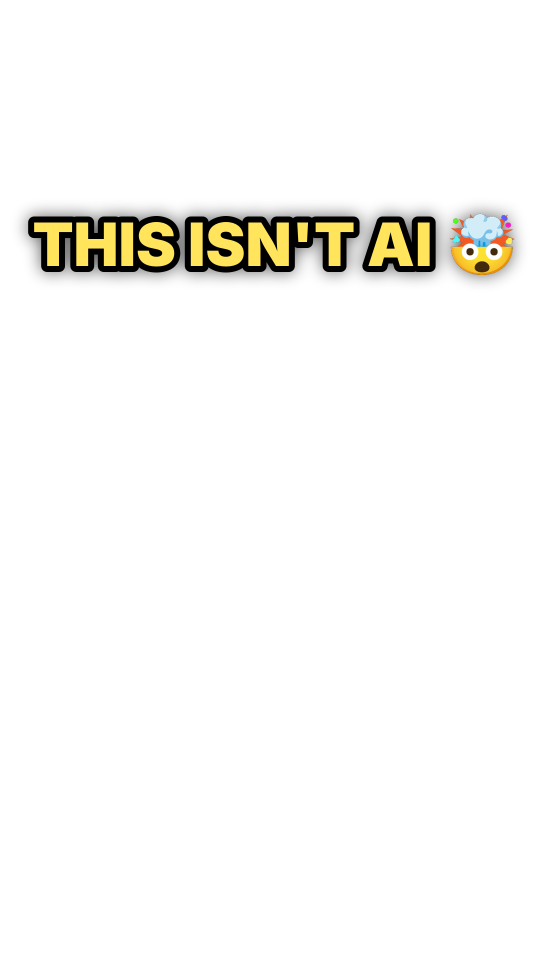
#> input picture ouj/overlays/hook.png, 1080 x 1920 px (shown at 1/2 size); its folder holds only this picture in this run
$ python -i render_overlays.py   (imports and definitions only)
#> lines starting #> are read from the running program, lines starting #| are printed output that depends on the picture
#> further down, picture is the input picture: PIL image 1080x1920 RGBA; mean R, G, B, A 5.6, 5, 2.4, 12.1
import sys
sys.path.insert(0,'../smart')
import lib as L
from PIL import Image, ImageDraw, ImageFilter, ImageFont
W,H=1080,1920
# [16 lines left out: function globe, not called in this run]
def shadow(img,rad=14,a=150):
#> called with rad = 14, a = 150
    m=img.split()[3].filter(ImageFilter.GaussianBlur(rad))
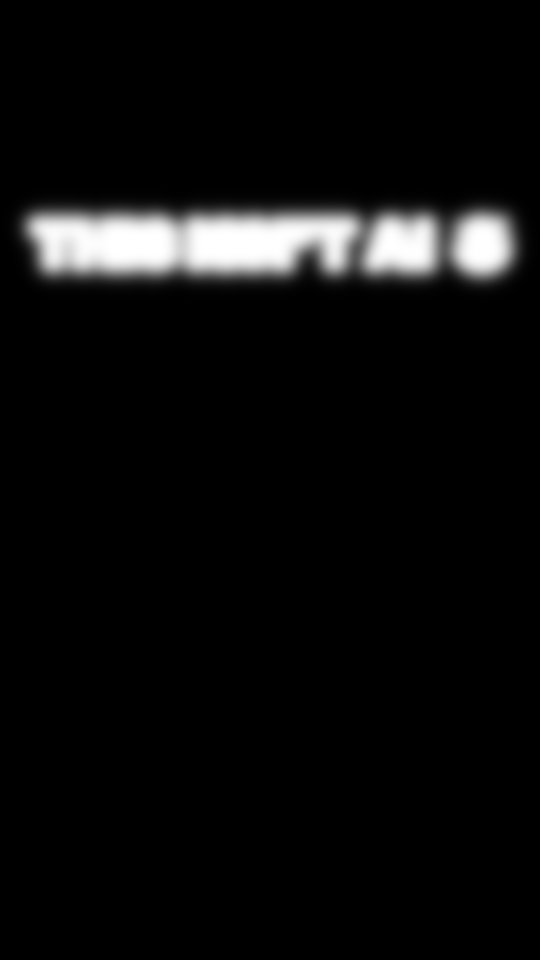
#> m: PIL image 1080x1920 L (shown at 1/2 size); min 0, max 255, mean 12.1
    sh=Image.new('RGBA',img.size,(0,0,0,0)); sh.putalpha(m.point(lambda v:int(v*a/255)))
#> after `sh = Image.new('RGBA', img.size, (0, 0, 0, 0))`: sh: PIL image 1080x1920 RGBA; every value is 0
#> after `sh.putalpha(m.point(lambda v: int(v * a / 255)))`:
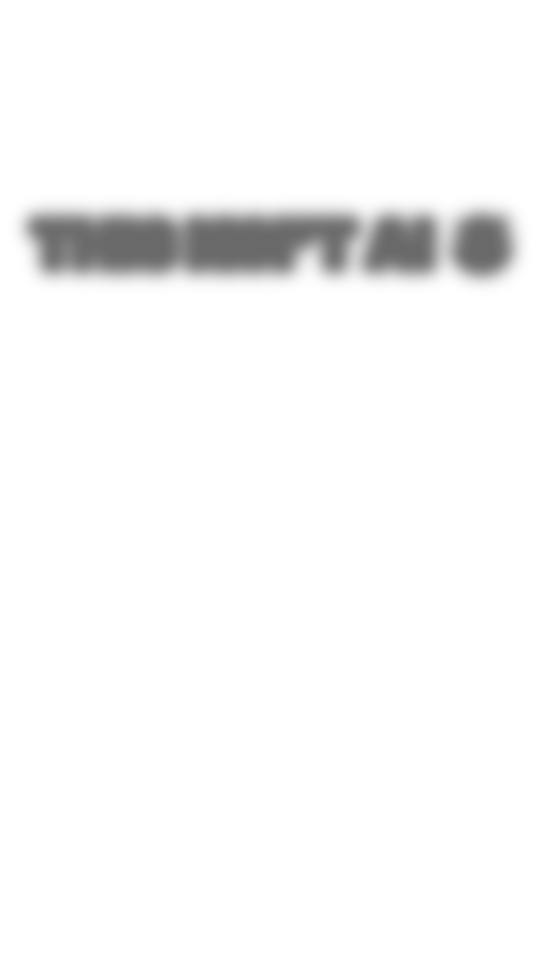
#> sh: PIL image 1080x1920 RGBA (shown at 1/2 size); mean R, G, B, A 0, 0, 0, 7.1; transparent parts drawn white
    out=Image.new('RGBA',img.size,(0,0,0,0)); out.alpha_composite(sh); out.alpha_composite(img); return out
#> after `out.alpha_composite(img)`:
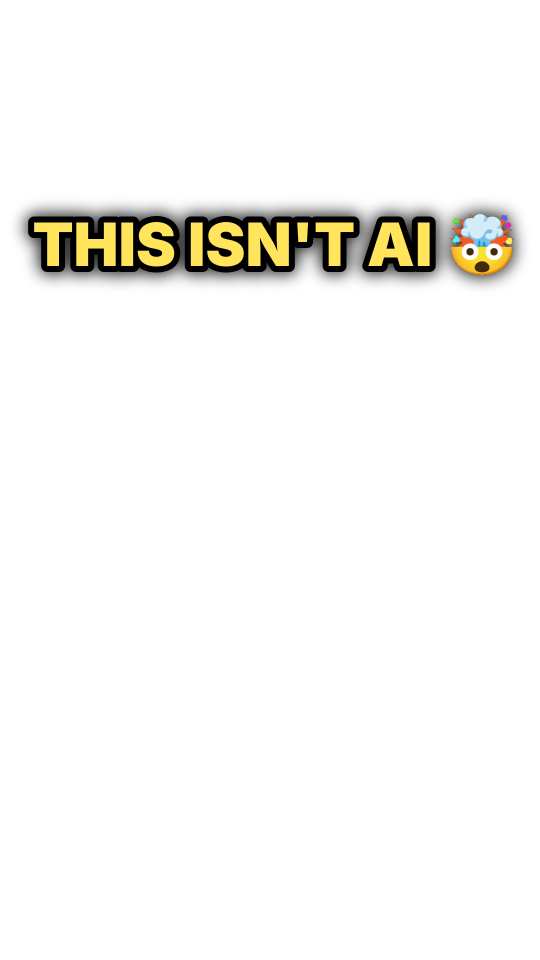
#> out: PIL image 1080x1920 RGBA (shown at 1/2 size); mean R, G, B, A 5.6, 5, 2.4, 13.4; transparent parts drawn white
# [28 lines left out: functions label, hook, not called in this run]

C=[('USA','🇺🇸','us'),('PHILIPPINES','🇵🇭','ph'),('THAILAND','🇹🇭','th'),('INDIA','🇮🇳','in'),('INDONESIA','🇮🇩','id'),
('ITALY','🇮🇹','it'),('SPAIN','🇪🇸','es'),('FRANCE','🇫🇷','fr'),('PORTUGAL','🇵🇹','pt'),('SWITZERLAND','🇨🇭','ch'),('NORWAY','🇳🇴','no'),('ICELAND','🇮🇸','is'),
('CROATIA','🇭🇷','hr'),('GERMANY','🇩🇪','de'),('AUSTRIA','🇦🇹','at'),('UK','🇬🇧','gb'),('IRELAND','🇮🇪','ie'),('NETHERLANDS','🇳🇱','nl'),('JAPAN','🇯🇵','jp'),
('CHINA','🇨🇳','cn'),('SOUTH KOREA','🇰🇷','kr'),('NEPAL','🇳🇵','np'),('SRI LANKA','🇱🇰','lk'),('MALAYSIA','🇲🇾','my'),('EGYPT','🇪🇬','eg'),('MOROCCO','🇲🇦','ma'),
('KENYA','🇰🇪','ke'),('SOUTH AFRICA','🇿🇦','za'),('MEXICO','🇲🇽','mx'),('BRAZIL','🇧🇷','br'),('PERU','🇵🇪','pe'),('ARGENTINA','🇦🇷','ar'),('CHILE','🇨🇱','cl'),
('CANADA','🇨🇦','ca'),('AUSTRALIA','🇦🇺','au'),('NEW ZEALAND','🇳🇿','nz'),('JORDAN','🇯🇴','jo'),('OMAN','🇴🇲','om'),('GEORGIA','🇬🇪','ge'),('UZBEKISTAN','🇺🇿','uz'),
('KAZAKHSTAN','🇰🇿','kz'),('RUSSIA','🇷🇺','ru'),('COSTA RICA','🇨🇷','cr'),('BOLIVIA','🇧🇴','bo'),('MONTENEGRO','🇲🇪','me'),('SLOVENIA','🇸🇮','si'),('FINLAND','🇫🇮','fi'),('FIJI','🇫🇯','fj')]
import os
# [3 lines not run here, left out]

>>> from PIL import Image
>>> picture = Image.open('hook.png')
>>> result = shadow(picture)
